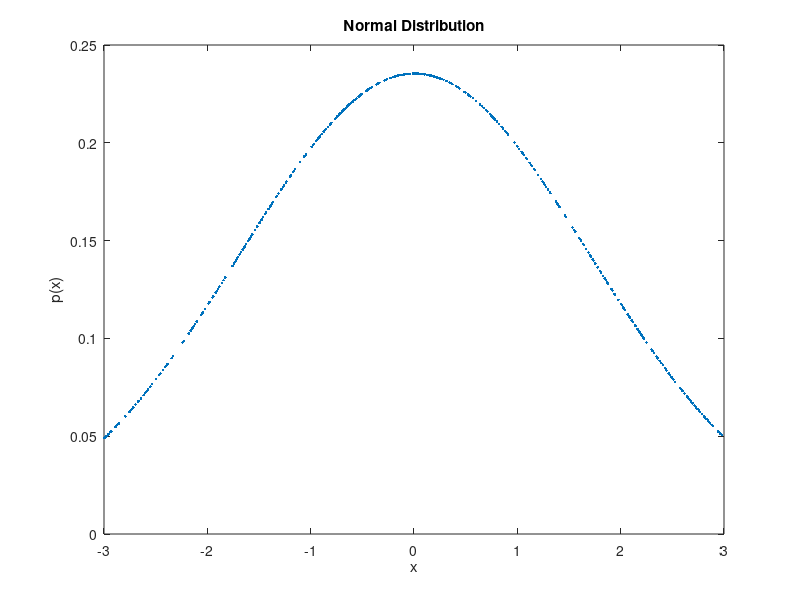

Recreate this plot in MATLAB.
clc;
clear;

num=500;

a=-3+rand(1,num)*6;

sum=0;

for i=1:num
    sum=sum+a(i);
end

mean=sum/num;

disp(mean);

b=(a-mean).^2;

var=0;

for i=1:num
    
    var=var+b(i);
    
end

var=var/(num-1);
sd=sqrt(var);

for i=1:num
d(i)=1/(sqrt(2*pi)*sd)*exp(-1*((a(i)-mean)^2)/(2*var));
end

disp(d);

plot(a,d,'.');
xlabel('x')
ylabel('p(x)')
title('Normal Distribution')








